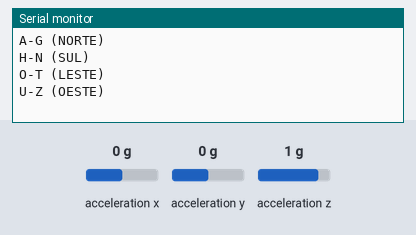
Simulated run of this sketch. Board: Arduino Uno, built with avr-gcc and run on an emulated ATmega328P. Shown: the last lines printed to the serial monitor. Wiring (inferred from the names in the program): ADXL345 accelerometer at I2C address 0x53. The test bench sets the inputs (shaded band); at power-on: acceleration x 0 g, acceleration y 0 g, acceleration z 1 g.

Above: at 1.3 s.
1.4 s: acceleration x set to -1.4 g
At 4.1 s:
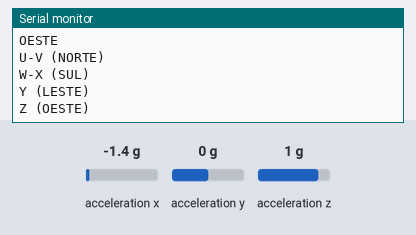
4.4 s: acceleration y set to -1.4 g
At 7.1 s:
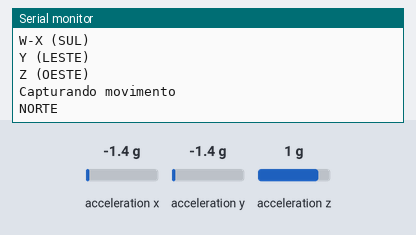
7.4 s: acceleration z set to -1.4 g
At 10.0 s:
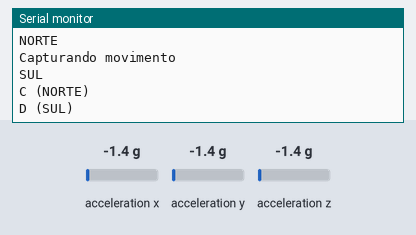
10.4 s: acceleration z set to -0.8 g
At 12.2 s:
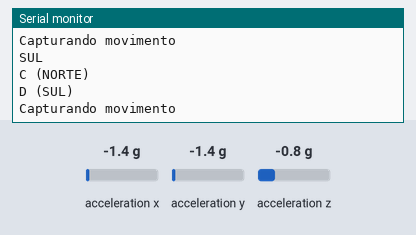
13.4 s: acceleration z set to 0.8 g
At 15.9 s:
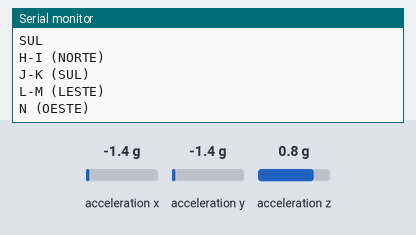
16.4 s: acceleration z set to 0 g
At 19.6 s:
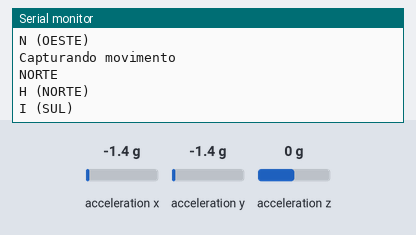

The sketch:

SignalCommunication_I2CAccelerometer.ino
```cpp
// Acelerometro ADXL345

// FUNCIONAMENTO DO PROGRAMA
// AS OPCOES SAO MOSTRADAS NO SERIAL MONITOR COM AS RESPECTIVAS FORMAS DE ESCOLHER (direcoes: NORTE, SUL, LESTE, OESTE)

#include <Wire.h>

#define Register_ID 0
#define Register_2D 0x2D
#define Register_X0 0x32
#define Register_X1 0x33
#define Register_Y0 0x34
#define Register_Y1 0x35
#define Register_Z0 0x36
#define Register_Z1 0x37

// Endereco I2C do sensor : 83 em decimal ou 0x53
int ADXAddress = 0x53;  // the default 7-bit slave address

double oldX=0, oldY=1, oldZ=0;
double displacementX=0, displacementY=0, displacementZ=0;
int enable=1, startMeasuring=0;
int startingTime=0, currentTime=0;
char palavra[100];
char alfabeto[26] = "abcdefghijklmnopqrstuvwxyz";
int pI=0, pF=25;
int first_time=1;

int X0,X1,X_out;
int Y0,Y1,Y_out;
int Z1,Z0,Z_out;
double Xg,Yg,Zg;

enum POS_ALFA {
  A=0, B, C, D, E, F, G, H, I, J, K, L, M, N, O, P, Q, R, S, T, U, V, W, X, Y, Z
};

void setup()
/*
No setup, inicializamos a bilbioteca wire com a função begin e a transmissao serial;

Nao sei por que tem esse delay;

Entao habilitamos a transmissao para o dispositivo especificado pelo endereço ADXAddress, do acelerometro
(existem outros dispositivos na linha), e permitimos o inicio do processo de leitura, provavelmente por esse write(8) no registrador apontado;
*/
{
  Wire.begin();
  Serial.begin(9600);
  delay(100);
  // enable to measute g data
  Wire.beginTransmission(ADXAddress);
  Wire.write(Register_2D);
  Wire.write(8);                //measuring enable
  Wire.endTransmission();     // stop transmitting
}

void loop()
/*
O loop atua em 3 instancias, para x, y e z;

Em cada uma ele estabelece a conexão entre o arduino e o acelerometro;

Como a comunicação I2C retorna sempre 8 bits e a leitura do GY-80 16 bits, ela deve ser feita em duas etapas,
retornando a parte menos significativa do numero e depois a mais significativa, e então juntando-as e
formando o numero original em @_out. Esse processo eh feito acessando diretamente os registradores esquivalentes;

Depois disso é printada a parte mais siginificativa do numero, ou os ultimos 8 bits, ao dividi-lo por 256 (2^8);

Esse processo eh repetido a cada 0.2 segundos;
*/
{
  //--------------X
  Wire.beginTransmission(ADXAddress); // transmit to device
  Wire.write(Register_X0);
  Wire.write(Register_X1);
  Wire.endTransmission();
  Wire.requestFrom(ADXAddress,2);
  if(Wire.available()<=2)
  {
    X0 = Wire.read();
    X1 = Wire.read();
    X1=X1<<8;
    X_out=X0+X1;
  }

  //------------------Y
  Wire.beginTransmission(ADXAddress); // transmit to device
  Wire.write(Register_Y0);
  Wire.write(Register_Y1);
  Wire.endTransmission();
  Wire.requestFrom(ADXAddress,2);
  if(Wire.available()<=2)
  {
    Y0 = Wire.read();
    Y1 = Wire.read();
    Y1=Y1<<8;
    Y_out=Y0+Y1;
  }
  //------------------Z
  Wire.beginTransmission(ADXAddress); // transmit to device
  Wire.write(Register_Z0);
  Wire.write(Register_Z1);
  Wire.endTransmission();
  Wire.requestFrom(ADXAddress,2);
  if(Wire.available()<=2)
  {
    Z0 = Wire.read();
    Z1 = Wire.read();
    Z1=Z1<<8;
    Z_out=Z0+Z1;
  }
  //
  Xg=X_out/256.0;
  Yg=Y_out/256.0;
  Zg=Z_out/256.0;

  if (first_time) {
    printOpcoes(pI, pF);
    delay(2000);
    first_time=0;
  }

  //Aqui avaliamos se devemos começar a contagem pra leitura (se houve o movimento inicial - trigger)
  if(enable && (Zg) >= -0.4){
    startMeasuring = 1;
    enable = 0;
    startingTime = millis();

    Serial.println("Capturando movimento");
  }

  //Entao esperamos o tempo total reservado para a realização do movimento
  if(startMeasuring){

//debug
    // Serial.print("DIF X: ");
    // Serial.print((Xg-oldX));
    // Serial.print("  DIF y: ");
    // Serial.print((Yg-oldY));
    // Serial.print("  DIF z: ");
    // Serial.println((Zg-oldZ));

    currentTime = millis();

    // Diferença do resultado das diferenças (10 leituras)
    displacementY += (Yg - oldY);
    displacementX += (Xg - oldX);
    displacementZ += (Zg - oldZ);

    //Ao completa-lo, imprimimos a resposta ao movimento na tela a partir da media dos valores obtidos no tempo de leitura (para evitar descontinuidade)
    if((currentTime - startingTime) >= 1000){

      // NORTE
      // Intervalo (A - G)
        // A-B; C-D; E-F; G;
      if (Yg >= 0.8) {
        Serial.println ("NORTE");
        if (pF == Z) {
          pF = G;
        }
        else if (pF == G) {
          pF = B;
        }
        else if (pF == B) {
          pF = A;
        }
        else if (pF == D) {
          pF = C;
        }
        else if (pF == F) {
          pF = E;
        }
        else if (pF == N) {
          pF = I;
        }
        else if (pF == I) {
          pF = H;
        }

        else if (pF == T) {
          pF = P;
        }
        else if (pF == P) {
          pF = O;
        }

        else if (pF == Z && pI == U) {
          pF = V;
        }
        else if (pF == V) {
          pF = U;
        }

        else if (pF == K) {
          pF = J;
        }

        else if (pF == M) {
          pF = L;
        }

        else if (pF == R) {
          pF = Q;
        }

        else if (pF == X) {
          pF = W;
        }
        else if (pF == N && pI == H) {
          pF = I;
          pI = H;
        }
        printOpcoes(pI, pF);

      }

      // SUL
      // Intervalo (H - N)
        // H-I; J-K; L-M; N;
      else if (Yg <= -0.8) {
        Serial.println ("SUL");
        if (pF == Z) {
          pI = H;
          pF = N;
        }
        else if (pF == N) {
          pI = J;
          pF = K;
        }
        else if (pF == K) {
          pI = K;
        }

        else if (pF == B) {
          pI = B;
        }

        else if (pF == D) {
          pI = D;
        }

        else if (pF == F) {
          pI = F;
        }

        else if (pF == I) {
          pI = I;
        }

        else if (pF == K) {
          pI = K;
        }

        else if (pF == M) {
          pI = M;
        }

        else if (pF == P) {
          pI = P;
        }

        else if (pF == R) {
          pI = R;
        }

        else if (pF == V) {
          pI = V;
        }

        else if (pF == X) {
          pI = X;
        }
        else if (pF == G) {
          pI = C;
          pF = D;
        }
        else if (pF == T) {
          pF = R;
          pI = Q;
        }
        else if (pF == Z && pI == U) {
          pF = X;
          pI = W;
        }
        printOpcoes(pI, pF);
      }

      // LESTE
      // Intervalo (O - T)
        // O-P; Q-R; S; T;
      else if (Xg <= -0.8) {
        Serial.println ("LESTE");
        if (pF == Z) {
          pI = O;
          pF = T;
        }
        else if (pF == T) {
          pI = S;
          pF = S;
        }

        else if (pF == G) {
          pI = E;
          pF = F;
        }

        else if (pF == N) {
          pI = L;
          pF = M;
        }

        else if (pI == U && pF == Z) {
          pI = Y;
          pF = Y;
        }
        else if (pI == A && pF == G) {
          pI = E;
          pF = F;
        }
        else if (pI == H && pF == N) {
          pI = L;
          pF = M;
        }
        printOpcoes(pI, pF);
      }

      // OESTE
      // Intervalo (U - Z)
        // U-V; W-X; Y; Z;
      else if (Xg >= 0.8) {
        Serial.println ("OESTE");
        if (pF == Z && pI != U) {
          pI = U;
        }
        else if (pI == U && pF == Z) {
          pI = Z;
          pF = Z;
        }

        else if (pF == T) {
          pI = T;
        }

        else if (pF == N) {
          pI = N;
        }

        else if (pF == G) {
          pI = G;
        }

        printOpcoes(pI, pF);
      }

      if (pI == pF) {
        Serial.print("Letra: ");
        Serial.println(alfabeto[pI]);
        sprintf (palavra, "%s%c", palavra, alfabeto[pI]);
        Serial.print("Palavra: ");
        Serial.println(palavra);
        pI = A;
        pF = Z;
        printOpcoes(pI, pF);
      }

      startMeasuring = 0;
      enable = 1;
      displacementX = 0;
      displacementY = 0;


      delay(2000);
    }

  }

  oldX = Xg;
  oldY = Yg;
  oldZ = Zg;

  // Serial.print("X= ");
  // Serial.print(Xg);
  // Serial.print("       ");
  // Serial.print("Y= ");
  // Serial.print(Yg);
  // Serial.print("       ");
  // Serial.print("Z= ");
  // Serial.print(Zg);
  // Serial.println("  ");

  delay(50);
}

void printOpcoes (int pI, int pF) {
  if (pI == A && pF == Z) {
    Serial.println ("A-G (NORTE)");
    Serial.println ("H-N (SUL)");
    Serial.println ("O-T (LESTE)");
    Serial.println ("U-Z (OESTE)");
  }
  else if (pI == A && pF == G) {
    Serial.println ("A-B (NORTE)");
    Serial.println ("C-D (SUL)");
    Serial.println ("E-F (LESTE)");
    Serial.println ("G (OESTE)");
  }
  else if (pI == A && pF == B) {
    Serial.println ("A (NORTE)");
    Serial.println ("B (SUL)");
  }
  else if (pI == C && pF == D) {
    Serial.println ("C (NORTE)");
    Serial.println ("D (SUL)");
  }
  else if (pI == E && pF == F) {
    Serial.println ("E (NORTE)");
    Serial.println ("F (SUL)");
  }
  else if (pI == H && pF == N) {
    Serial.println ("H-I (NORTE)");
    Serial.println ("J-K (SUL)");
    Serial.println ("L-M (LESTE)");
    Serial.println ("N (OESTE)");
  }
  else if (pI == H && pF == I) {
    Serial.println ("H (NORTE)");
    Serial.println ("I (SUL)");
  }
  else if (pI == J && pF == K) {
    Serial.println ("J (NORTE)");
    Serial.println ("K (SUL)");
  }
  else if (pI == L && pF == M) {
    Serial.println ("L (NORTE)");
    Serial.println ("M (SUL)");
  }
  else if (pI == O && pF == T) {
    Serial.println ("O-P (NORTE)");
    Serial.println ("Q-R (SUL)");
    Serial.println ("S (LESTE)");
    Serial.println ("T (OESTE)");
  }
  else if (pI == O && pF == P) {
    Serial.println ("O (NORTE)");
    Serial.println ("P (SUL)");
  }
  else if (pI == Q && pF == R) {
    Serial.println ("Q (NORTE)");
    Serial.println ("R (SUL)");
  }
  else if (pI == U && pF == Z) {
    Serial.println ("U-V (NORTE)");
    Serial.println ("W-X (SUL)");
    Serial.println ("Y (LESTE)");
    Serial.println ("Z (OESTE)");
  }
  else if (pI == U && pF == V) {
    Serial.println ("U (NORTE)");
    Serial.println ("V (SUL)");
  }
  else if (pI == W && pF == X) {
    Serial.println ("W (NORTE)");
    Serial.println ("X (SUL)");
  }
}
```

Measured:
- after the input at 1.4 s, the serial monitor: prints a new line after 1.7 s (image 1)
- after the input at 4.4 s, the serial monitor: prints a new line after 1.8 s (image 2)
- after the input at 7.4 s, the serial monitor: prints a new line after 1.9 s (image 3)
- after the input at 13.4 s, the serial monitor: prints a new line after 2.1 s (image 5)
- after the input at 16.4 s, the serial monitor: prints a new line after 2.2 s (image 6)
